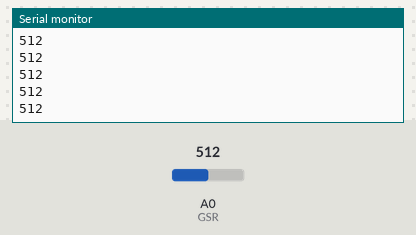
The sketch below on a simulated ESP8266 (NodeMCU). Parts: the last lines printed to the serial monitor. The inputs (shaded band) are chosen by the test bench; at power-on: A0 (GSR) = 512. WiFi joins after 1.5 s; servers stay silent unless stated.

Above: at 3.2 s.
3.3 s: A0 (GSR) set to 11
At 4.2 s:
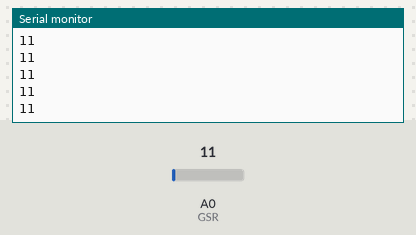
4.8 s: A0 (GSR) set to 8
At 5.8 s:
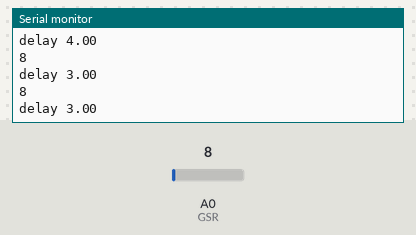
Timing chart, 0 to 7.8 s (numbered marks = the images above; inputs shaded):
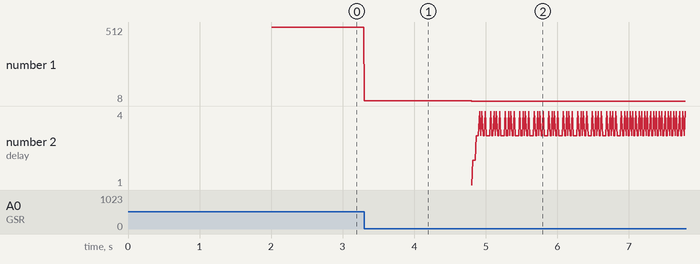

Measured:
- the behaviour switches between 10 and 9 on A0 (GSR) (found by bisection; images 1 and 2)
- after the input at 3.3 s, the serial monitor: prints a new line at once (image 1)
- after the input at 4.8 s, the serial monitor: prints a new line at once (image 2)
- plotted number 1: 512 → 11 after the input at 3.3 s, 11 → 8 after the input at 4.8 s

The sketch:

controller-eda-8266.ino
```cpp
#include <ESP8266WiFi.h>
#include <WiFiUdp.h>

// Set WiFi credentials
#define WIFI_SSID "WifiName"
#define WIFI_PASS "wifiPassword."

const int GSR =  A0; //D8
unsigned int UDP_PORT = 5551;
IPAddress SendIP(192,168,0,255);
WiFiUDP UDP;

int sensorValue=0;

long myTime;
float frequencyHz = 250;

void setup() {
  // Setup serial portg
  Serial.begin(9600);
//  pinMode(GSR, OUTPUT);
  Serial.println();

  // Begin WiFi
  WiFi.begin(WIFI_SSID, WIFI_PASS);

  // Connecting to WiFi...
  Serial.print("Connecting to ");
  Serial.print(WIFI_SSID);
  // Loop continuously while WiFi is not connected
  while (WiFi.status() != WL_CONNECTED)
  {
    delay(1000);
    Serial.print(".");
  }

  // Connected to WiFi
  Serial.println();
  Serial.print("Connected! IP address: ");
  Serial.println(WiFi.localIP());

  // Begin listening to UDP port
  UDP.begin(UDP_PORT);
  Serial.print("Listening on UDP port ");
  Serial.println(UDP_PORT);
}

void loop() {
  myTime = millis();
  sensorValue=analogRead(GSR);;
  Serial.println(sensorValue);
  String sendString = "EDA;" + String(myTime) + ";" + String(sensorValue);
  // Send return packet
  UDP.beginPacket(SendIP, UDP_PORT);
  UDP.print(sendString);
  UDP.endPacket();

  float t = 1000.0/frequencyHz - (millis() - myTime);
  //Serial.println(t);
  if (t > 0.0){
    Serial.println("delay " + String(t));
    delay(t);
  }
}
```
